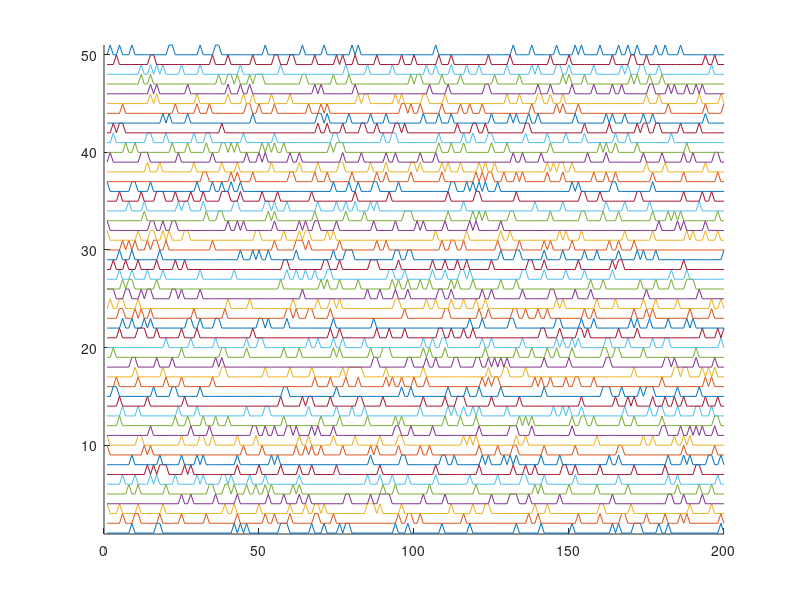
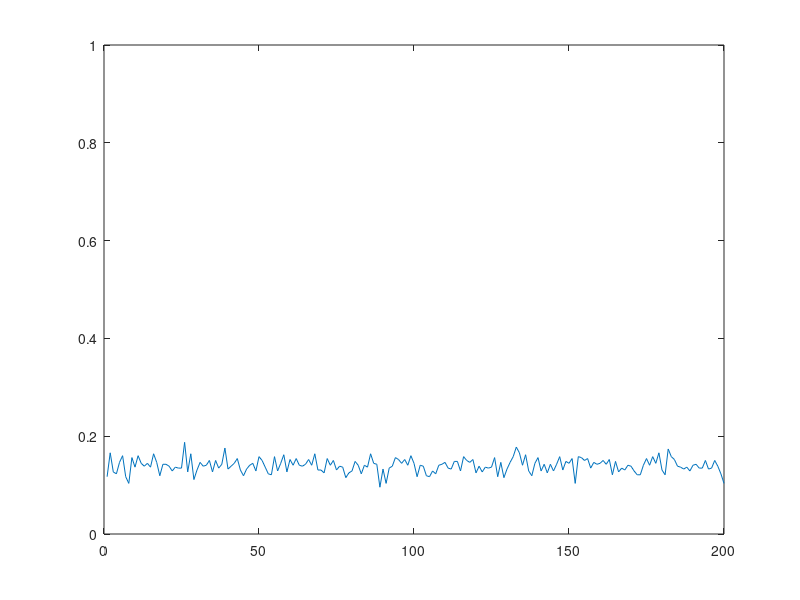
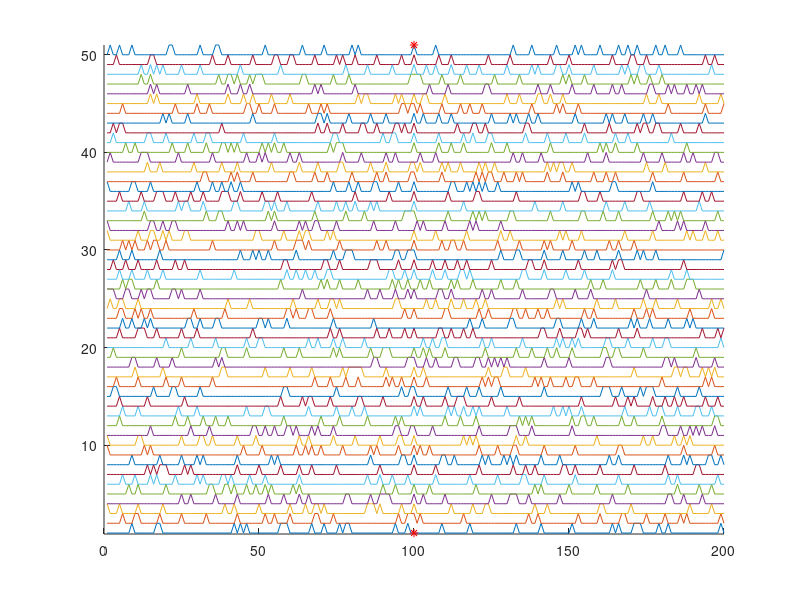
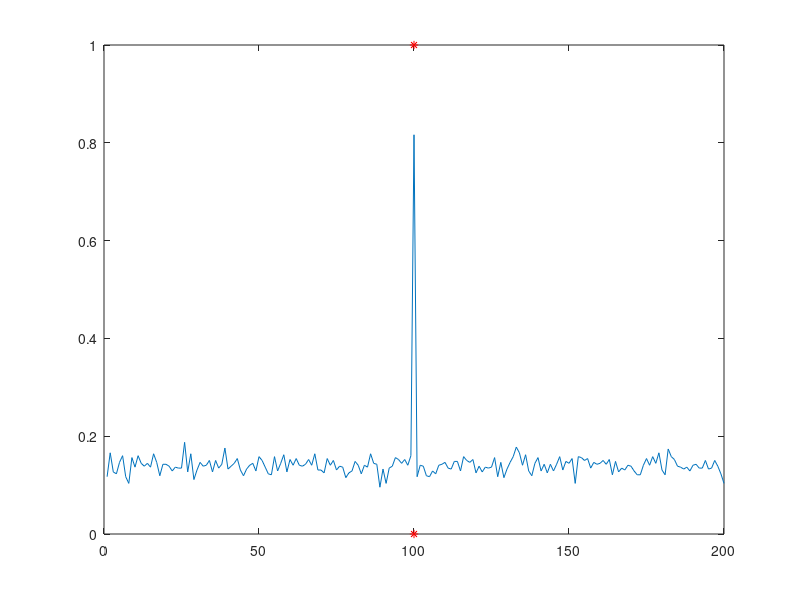

These figures' MATLAB source, in order:
clear all

%% Random spikes 

% How many neurons 
    numits = 512; 

% Duration of the epoch
    len = 200; 
% Number of spikes per epoch
    numspikes = 30; 

% Empty time window, no spikes
    z = zeros(1,len); 
% Time steps
    t = 1:len; 

% Make each neuron
for j=numits:-1:1
    neuron(:,j) = z; 
% Random time indexes...
    tt = randi(len,[1,numspikes]); 
% Are set to one, which is the spike
    neuron(tt,j) = 1; 
end

% Calculate the downstream response to all neural inputs
    avgDownStream = sum(neuron');
    avgDownStream = avgDownStream / numits;

% Plot all or some of the raw spike trains
maxnumtrainstoshow = 50;
figure(27); clf; hold on;
    for j=1:min([maxnumtrainstoshow, numits])
        plot(t, neuron(:,j)+j);
    end
    ylim([0.9, min([maxnumtrainstoshow+1, numits+1])])

% Plot the downstream neural response
    figure(28); clf; 
        plot(t, avgDownStream); ylim([0 1]);

%% Signal detection with random spikes

% Chance that a neuron will detect the event (range 0-1)
    detectionChance = 0.80; 


neuronDetector = neuron;

detections = find(rand(1,numits) <= detectionChance);
neuronDetector(round(len/2),detections) = 1;

% Calculate the downstream response to all neural inputs
    avgDownStreamDetector = sum(neuronDetector');
    avgDownStreamDetector = avgDownStreamDetector / numits;


figure(29); clf; hold on;
    for j=1:min([maxnumtrainstoshow, numits])
        plot(t, neuronDetector(:,j)+j);
    end
    ylim([0.9, min([maxnumtrainstoshow+1, numits+1])])
    plot(round(len/2), 1, 'r*'); plot(round(len/2), min([maxnumtrainstoshow+1, numits+1]), 'r*')

% Plot the downstream neural response
    figure(30); clf; 
        plot(t, avgDownStreamDetector); 
        hold on;
        plot(round(len/2), 1, 'r*'); plot(round(len/2), 0, 'r*')
        ylim([0 1]);
